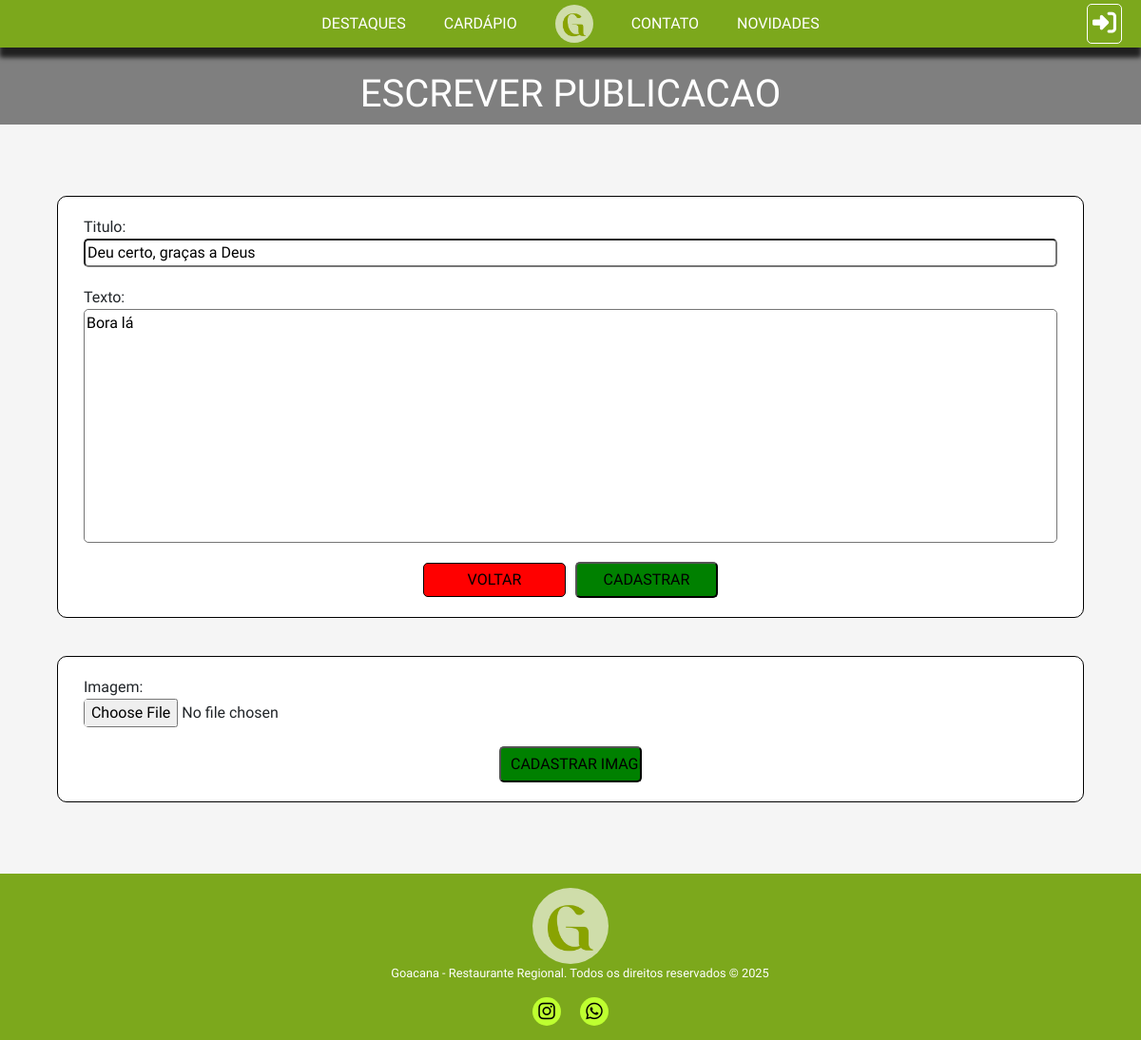
/edit_publi/4/, run on an earlier commit of the app's database.
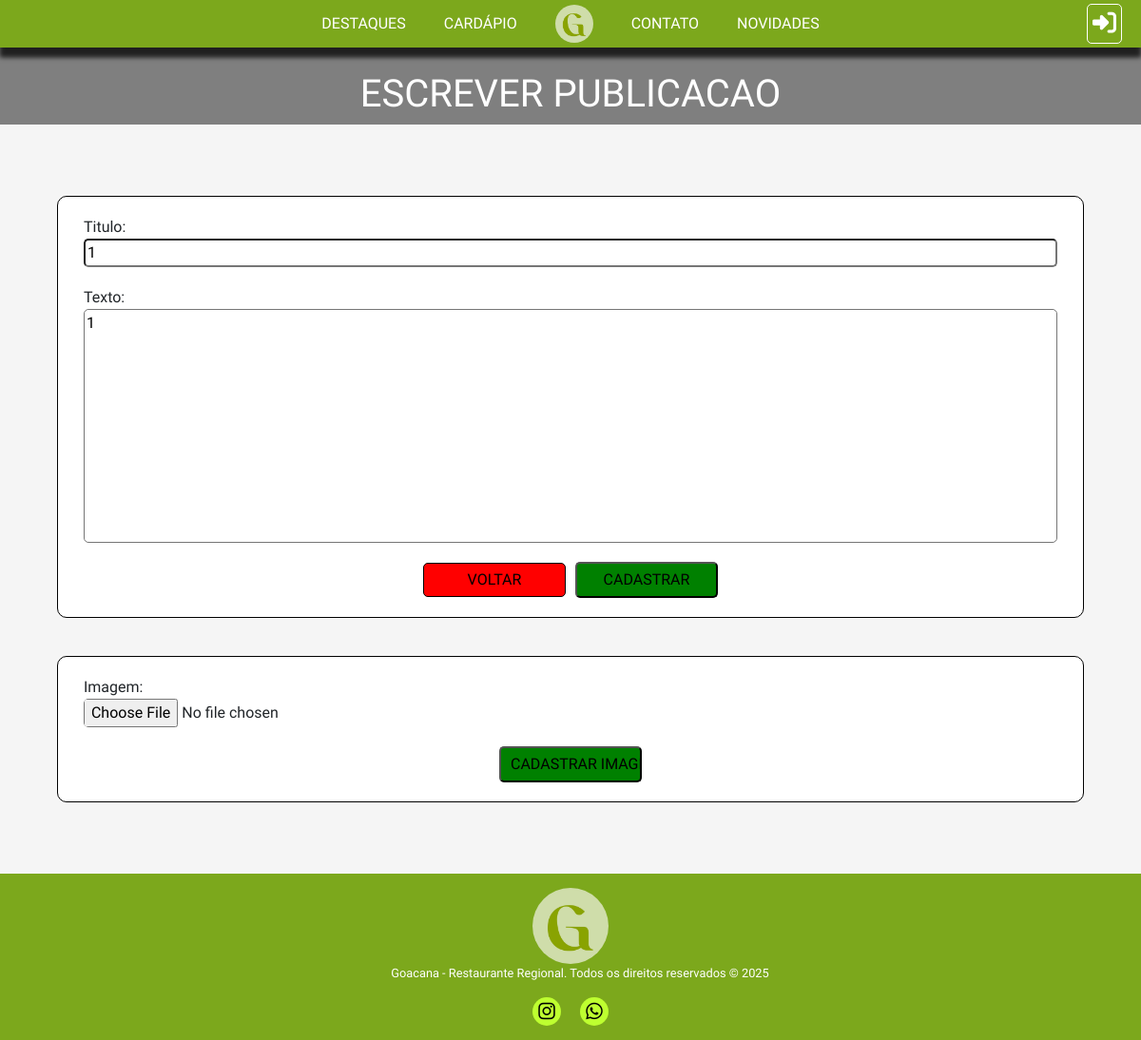
And on a later commit of the database.
### core/models.py (models this page shows)
class TB_PUBLICACOES(models.Model):
    Titulo = models.CharField(max_length=45)
    Texto = models.TextField()
    Data = models.DateField(auto_now_add=True)

### core/views.py (the view)
# urls.py: path('edit_publi/<int:id>/', edit_publi, name='edit_publi'),
def edit_publi(request, id):
    publi = TB_PUBLICACOES.objects.get(pk=id)
    fotos = TB_IMAGENS.objects.filter(ID_Publicacao_id = id)
    if request.method == 'POST':
        img_form = TB_IMAGENS_FORMS(request.POST, request.FILES)
        if img_form.is_valid():
            inst = img_form.save(commit=False)
            inst.ID_Publicacao_id = id
            inst.save()
            return redirect('edit_publi', id)
        publiform = TB_PUBLICACOES_FORMS(request.POST, instance=publi)
        if publiform.is_valid():
            publiform.save()
            return redirect('lista_publi')
    else:
        publiform = TB_PUBLICACOES_FORMS(instance=publi)
        img_form = TB_IMAGENS_FORMS()
    contexto = {'publiform': publiform, 'img_form': img_form, 'fotos': fotos, 'disp': 'flex'}
    return render(request, 'publicacao.html', contexto)

### core/forms.py
class TB_PUBLICACOES_FORMS(forms.ModelForm):
    class Meta:
        model = TB_PUBLICACOES
        fields = ['Titulo', 'Texto']

class TB_IMAGENS_FORMS(forms.ModelForm):
    class Meta:
        model = TB_IMAGENS
        fields = ['Imagem']

### core/templates/publicacao.html (shortened to what this page needs)
{% extends 'base/base.html' %}
{% load static %}
{% block 'header' %}
<link rel="stylesheet" href="{% static 'CSS/publicacao.css' %}">
{% endblock %}
{% block 'content' %}
<h1>ESCREVER PUBLICACAO</h1>
<div class="contato-content">
    <div class="form-div">
        <form name="publi_form" method="post">
            {{ publiform }}
            <div class="botoes">
                <a href="{% url 'lista_publi' %}"><div class="botao" id="JohnTravolta">VOLTAR</div></a>
                <input class="botao" type="submit" value="CADASTRAR">
            </div>
        </form>
        <form name="publi_form" method="post" enctype="multipart/form-data" style="display: {{ disp }};">
            {{ img_form }}
            <div class="botoes">
                <input class="botao" type="submit" value="CADASTRAR IMAGEM">
            </div>
        </form>
    </div>
</div>
{% endblock %}

What changed in the data, as far as the page shows it:
changed TB_PUBLICACOES: Titulo "Deu certo, graças a Deus" → "1"; Texto "Bora lá" → "1"
